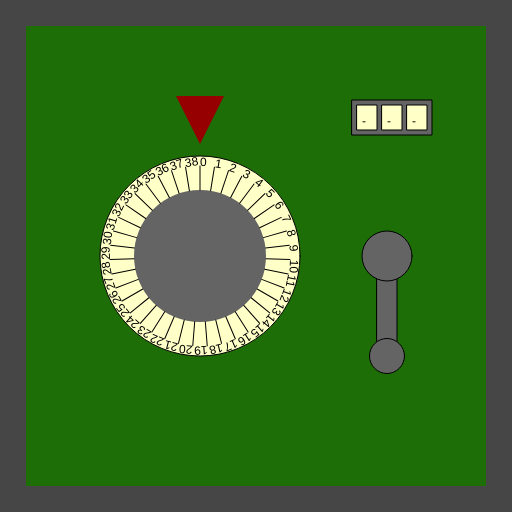
Frame 1 (no input)
Frame 60 (no input): identical to frame 1, image omitted
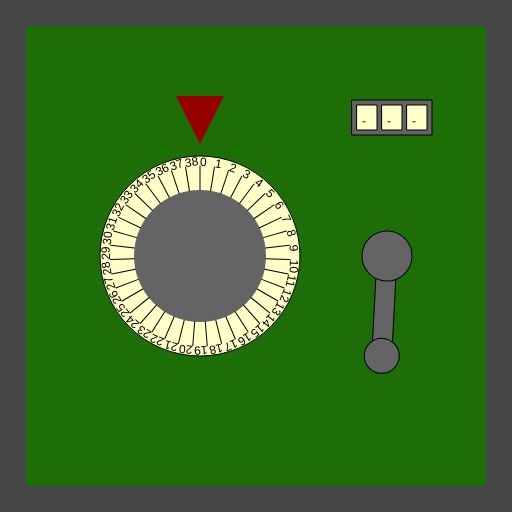
Frame 120 (the mouse pressed at the canvas centre since frame 60)

The p5.js sketch that drew these frames (run headless with seeded random() and noise() and a simulated clock; from frame 60 on, the mouse is pressed at the canvas centre):

// p5.js sketch
// ── sketch.js
/*

Officer: 3185280
CaseNum: 303-1-21183046-3185280

Case 303 - The Case of the Crooked Attorney
Stage 2 - Torvalds' House

This safe is in Torvalds’ home study. Be careful. If you get caught, I don’t know you !

Crack this safe by doing the following:

	Whilst the mouse is being dragged:
	- Decrement RestrictedStorageKey0 by 3

	When the mouse button is pressed:
	- Decrement RestrictedStorageKey1 by 3

	Whilst the mouse is being dragged:
	- Make RestrictedStorageKey2 equal to the string "ZXF"

	When any key is released:
	- Make RestrictedStorageKey2 equal to the string "UGN"



This time you'll need to create the relevant event handlers yourself.

There are many possible ways of investigating this case, but you
should use ONLY the following commands:

	- The assignment operator aka. the equals sign !
	- Incrementing +=
	- Decrementing -=

*/

//declare the variables

var RestrictedStorageKey0;
var RestrictedStorageKey1;
var RestrictedStorageKey2;


function preload()
{
	//IMAGES WILL BE LOADED HERE

}

function setup()
{
	createCanvas(512,512);

	//initialise the variables
	RestrictedStorageKey0 = 0;
	RestrictedStorageKey1 = 0;
	RestrictedStorageKey2 = "";

}

///////////////////EVENT HANDLERS///////////////////

//Create event handlers here to open the safe ...

function mouseDragged()
{
	console.log("mouseDragged", mouseX, mouseY);
    RestrictedStorageKey0 -= 3;
    RestrictedStorageKey2 = "ZXF"
}

function mousePressed()
{
	console.log("mousePressed");
    RestrictedStorageKey1 -= 3;
}

function keyReleased()
{
	console.log("keyReleased", key);
    RestrictedStorageKey2 = "UGN";
}


///////////////DO NOT CHANGE CODE BELOW THIS POINT///////////////////

function draw()
{

	//Draw the safe door
	background(70);
	noStroke();
	fill(29,110,6);
	rect(26,26,width-52,width-52);

	//Draw the combination dial
	push();
	translate(200,height/2);
	drawDial(200, RestrictedStorageKey0, 39);
	pop();

	//Draw the lever
	push();
	translate(width - 125,256);
	drawLever(RestrictedStorageKey1);
	pop();

	//Draw the spinner
	push();
	translate(width - 120,100);
	drawSpinner(3, RestrictedStorageKey2);
	pop();

}

function drawDial(diameter,num,maxNum)
{
	//the combination lock

	var r = diameter * 0.5;
	var p = r * 0.6;

	stroke(0);
	fill(255,255,200);
	ellipse(0,0,diameter,diameter);
	fill(100);
	noStroke();
	ellipse(0,0,diameter*0.66,diameter*0.66);
	fill(150,0,0);
	triangle(
		-p * 0.4,-r-p,
		p * 0.4,-r-p,
		0,-r-p/5
	);

	noStroke();

	push();
	var inc = 360/maxNum;

	rotate(radians(-num * inc));
	for(var i = 0; i < maxNum; i++)
	{
		push();
		rotate(radians(i * inc));
		stroke(0);
		line(0,-r*0.66,0,-(r-10));
		noStroke();
		fill(0);
		text(i,0,-(r-10));
		pop();
	}

	pop();
}

function drawLever(rot)
{
	push();
	rotate(radians(-rot))
	stroke(0);
	fill(100);
	rect(-10,0,20,100);
	ellipse(0,0,50,50);
	ellipse(0,100,35,35);
	pop();
}

function drawSpinner(numSpinners, val)
{
	var sw = 20;
	var ow = (sw + 5) * numSpinners + 5;
	stroke(0);
	fill(100);
	rect(-ow/2,0,ow,35);
	if(typeof(val) == "number")
	{
		val = floor(val).toString(); //convert to string
	}


	for(var d = numSpinners - val.length; d > 0; d--)
	{
		val = "-" + val;
	}

	for(var i = 0; i < numSpinners; i++)
	{
		stroke(0);
		fill(255,255,200);
		rect(-ow/2 + i * (sw + 5) + 5,5,20,25);
		fill(0);
		noStroke();
		text(val[i],-ow/2 + sw/2 + i * (sw +5),25);
	}

}
